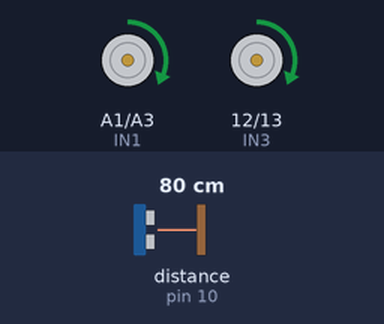
This sketch was run on a simulated Arduino Uno, built with avr-gcc and run on an emulated ATmega328P. Parts: motor-driver pin pairs drawn as motors (green arrow = first pin HIGH = forward, orange = second pin HIGH = backward, longer = more drive, scaled by the enable pin). Wiring (inferred from the names in the program): ultrasonic range finder: trigger pin 9; echo pin 10. Inputs (shaded band) come from the test bench; at power-on: distance to the obstacle (sensor on pin 10) 80 cm. The echo pulse lasts 58.3 µs per cm.

Above: at 1.2 s.
1.3 s: distance to the obstacle (sensor on pin 10) set to 11 cm
2.8 s: distance to the obstacle (sensor on pin 10) set to 8 cm
At 3.9 s:
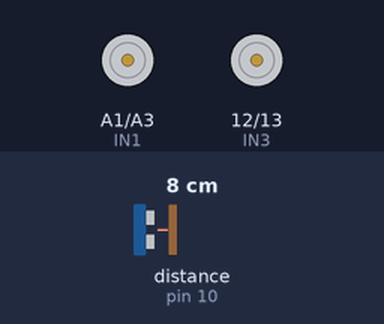
4.3 s: distance to the obstacle (sensor on pin 10) set to 18 cm
At 5.0 s:
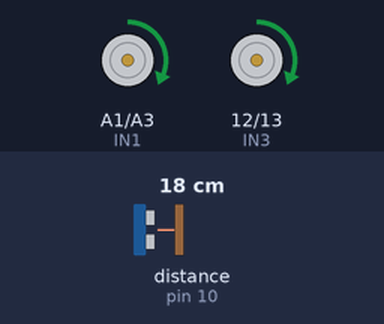
5.8 s: distance to the obstacle (sensor on pin 10) set to 2 cm
At 6.1 s:
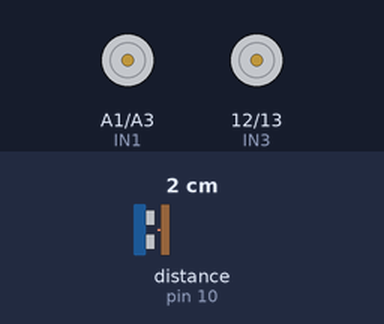
Timing chart, 0 to 8.3 s (numbered marks = the images above; inputs shaded):
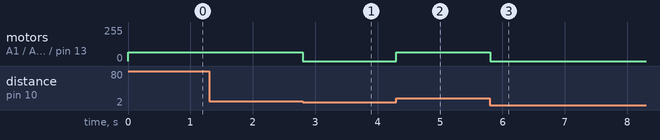

The sketch:

HCSR04_Ultrasonic.ino
```cpp
int IN1 = A1;  //forward (m1)
int IN2 = A3;  //backwards (m1)
int IN3 = 12;  // forward(m2)
int IN4 = 13;  // backwards (m2)
int enA = 3;
int enB = 11;
int Right = 1;
int Left = 2;
int R;
int L;
int trigPin = 9;
int echoPin = 10;

float duration, distance;

void Neutral() {
  analogWrite(enA, 0);
  analogWrite(enB, 0);
  digitalWrite(IN1, LOW);
  digitalWrite(IN2, LOW);
  digitalWrite(IN3, LOW);
  digitalWrite(IN4, LOW);
}

void Drive() {
  analogWrite(enA, 65);
  analogWrite(enB, 65);
  digitalWrite(IN1, HIGH);
  digitalWrite(IN2, LOW);
  digitalWrite(IN3, HIGH);
  digitalWrite(IN4, LOW);
}

void setup() {
  pinMode(IN1, OUTPUT);
  pinMode(IN2, OUTPUT);
  pinMode(IN3, OUTPUT);
  pinMode(IN4, OUTPUT);
  pinMode(enA, OUTPUT);
  pinMode(enB, OUTPUT);
  pinMode(Right, INPUT);
  pinMode(Left, INPUT);
  pinMode(trigPin, OUTPUT);
  pinMode(echoPin, INPUT);

}

void loop() {

  digitalWrite(trigPin, LOW);
  delayMicroseconds(2);
  digitalWrite(trigPin, HIGH);
  delayMicroseconds(10);
  digitalWrite(trigPin, LOW);

  duration = pulseIn(echoPin, HIGH);
  distance = (duration*.0343)/2;
  if (distance<10.0) {
    Neutral();
  }
  else{
    Drive();
  }
}
```

Measured:
- the behaviour switches between 10 and 9 cm on distance to the obstacle (sensor on pin 10) (found by bisection; images 0 and 1)
- after the input at 1.3 s, every drawn part: stays the same
- after the input at 2.8 s, motor on A1 (IN1) / A3 (IN2), motor on pin 12 (IN3) / pin 13 (IN4): forward 65/255 → stopped at once
- after the input at 4.3 s, motor on A1 (IN1) / A3 (IN2), motor on pin 12 (IN3) / pin 13 (IN4): stopped → forward 65/255 at once
- after the input at 5.8 s, motor on A1 (IN1) / A3 (IN2), motor on pin 12 (IN3) / pin 13 (IN4): forward 65/255 → stopped at once
